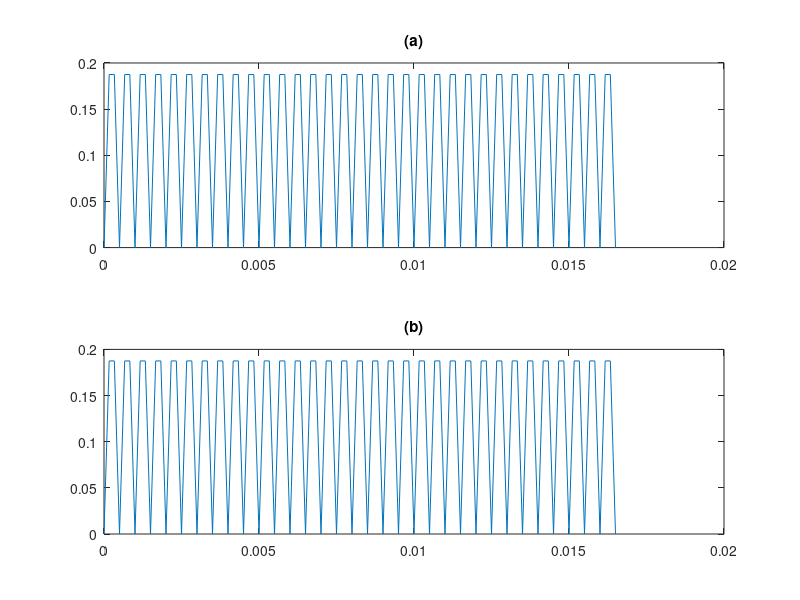

Write MATLAB code to recreate this figure.
fs = 6000;%Sampling Frequency
t = 0 : 1/fs : 99/fs;%100 samples
x = (sin(2000*pi*t).^2).*(cos(2000*pi*t).^2);
y = 1/8 - 1/8*cos(4000*pi*t);

figure
subplot(2,1,1);
plot(t, x);
title('(a)');
subplot(2,1,2);
plot(t,y);
title('(b)');

